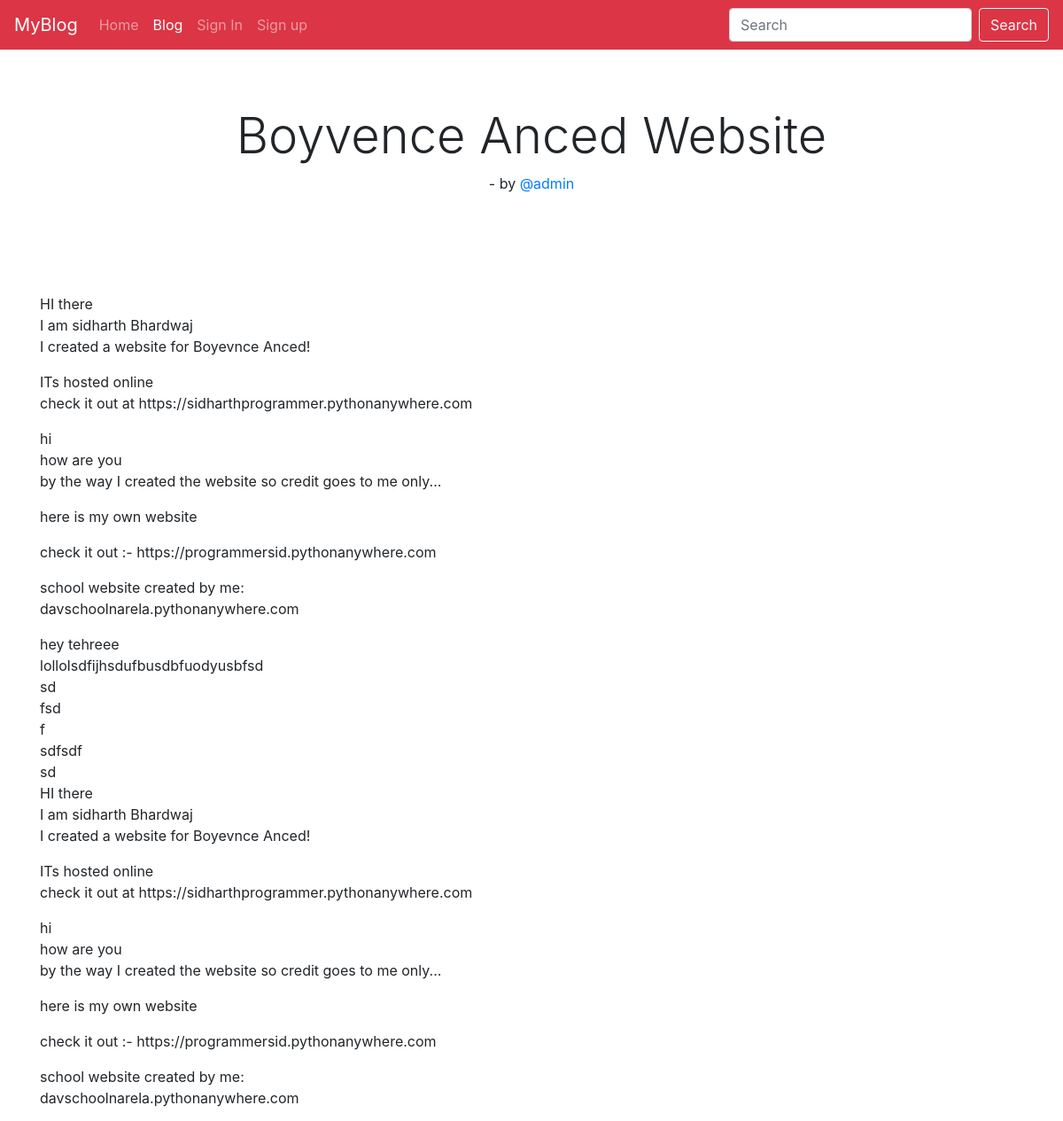
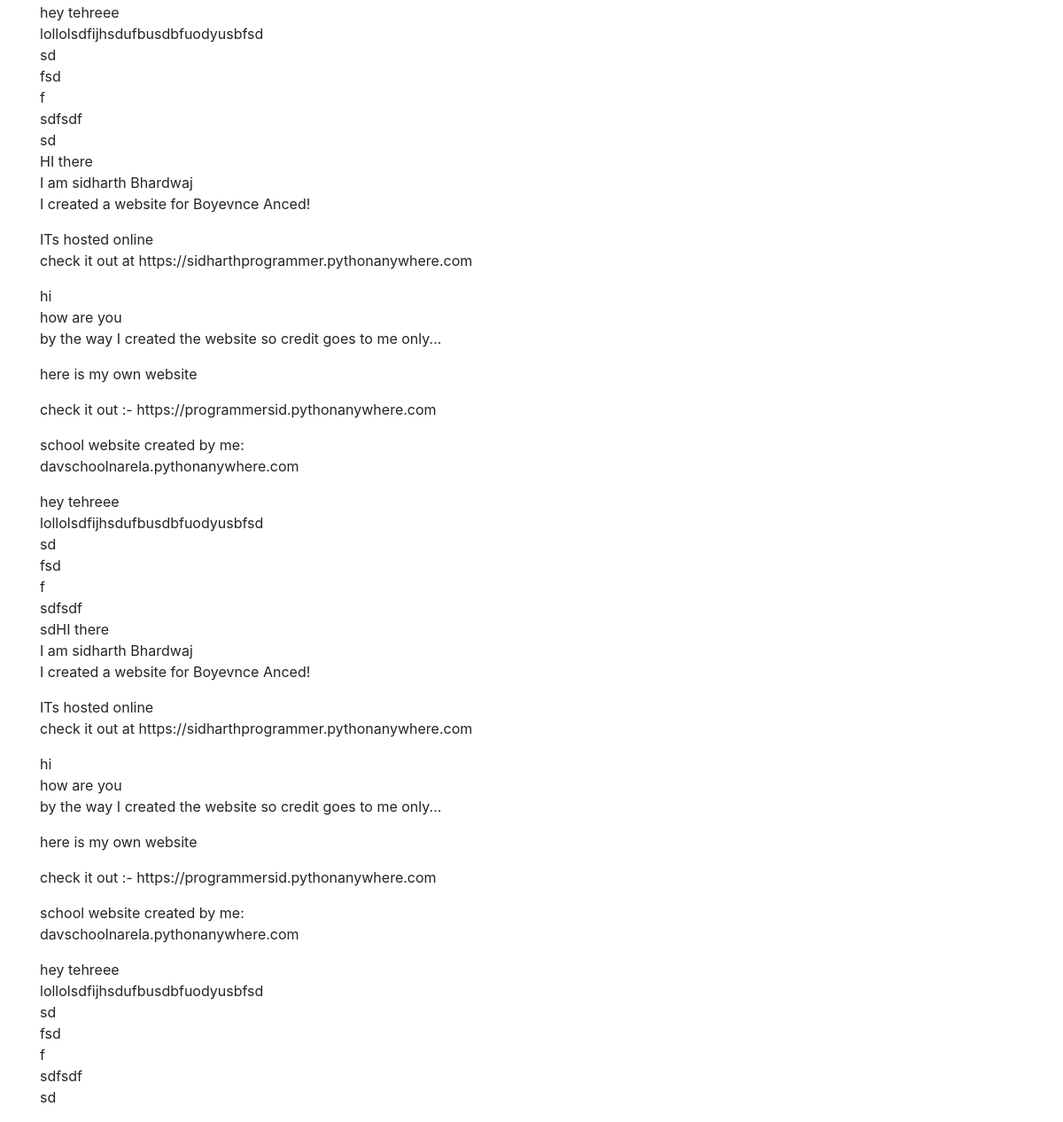
Screenshot of /blog/boyvence-anced/ with the database file from the repository (2 pictures, top to bottom).
### blog/models.py (models this page shows, shortened)
class BlogPost(models.Model):
	author = models.ForeignKey(User, on_delete=models.CASCADE, null=True, blank=True)
	title = models.CharField(max_length=100, null=True, blank=True)
	slug = models.SlugField(max_length=100, unique=True)
	message = models.TextField(null=True, blank=True)
	published = models.DateTimeField(null=True, blank=True)
	timestamp = models.DateTimeField(auto_now_add=True)
	updated = models.DateTimeField(auto_now=True)

### blog/views.py (the view)
# urls.py: path('<str:slug>/', blogpost),
def blogpost(request, slug):
	post = BlogPost.objects.get(slug=slug)
	context = {'post':post, 'title':post.title}
	return render(request, 'blogpost.html', context)

### templates/blogpost.html (shortened to what this page needs)
{% extends 'base.html' %}
{% block blogactive %}active{% endblock blogactive %}
{% block body %}
<div class="jumbotron jumbotron-fluid bg-white">
  <div class="container text-center">
    <h1 class="display-4 ">{{post.title}}</h1>
    <p>- by <a href="/user/{{post.author.username}}">
    @{{post.author.username}}</a></p>
  </div>
</div>
<div class='container'>
	<p class='lead'>{{post.message|linebreaks}}</p>
</div>
{% endblock body %}

### rows the page displays
BlogPost: title "Boyvence Anced Website", author.username "admin", message "HI there I am sidharth Bhardwaj I created a website for Boyevnce Anced! ITs hosted online check it out at https://sidharthprogrammer.pythonanywhere.com hi how are you by the way I created the website so credit goes to me only... here is my own website check it out :- https://programmersid.pythonanywhere.com school website created by me: davschoolnarela.pythonanywhere.com hey tehreee lollolsdfijhsdufbusdbfuodyusbfsd sd fsd f sdfsdf sd HI there I am sidharth Bhardwaj I created a website for Boyevnce Anced! ITs hosted online check it out at https://sidharthprogrammer.pythonanywhere.com hi how are you by the way I created the website so credit goes to me only... here is my own website check it…"
